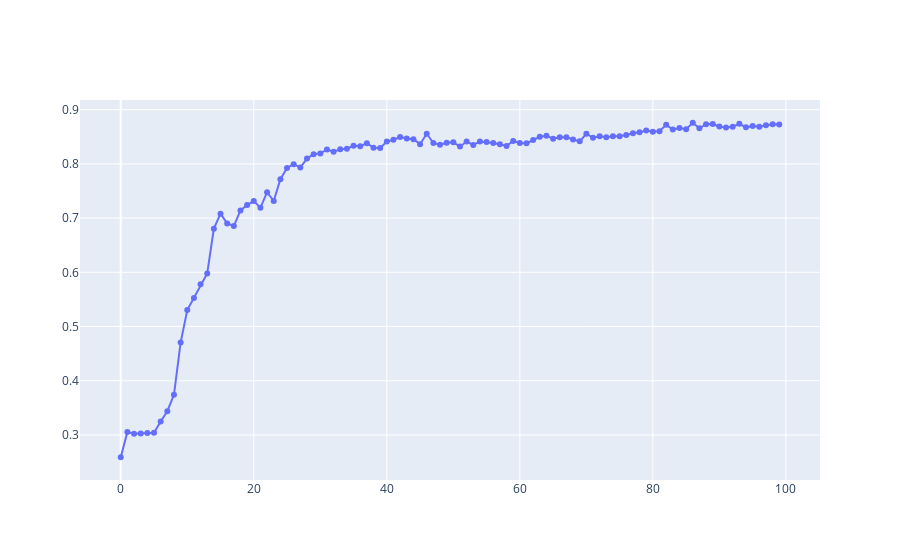

The notebook cell saved with this chart:
### Code cell
figure = go.Figure(
    data=[
        go.Scatter(
            y=train_accuracies,
            mode="lines+markers",
            name="train",
        ),
        # go.Scatter(
        #     y=val_accuracies,
        #     mode="lines+markers",
        #     name="val",
        # ),
    ]
)
figure.show()
